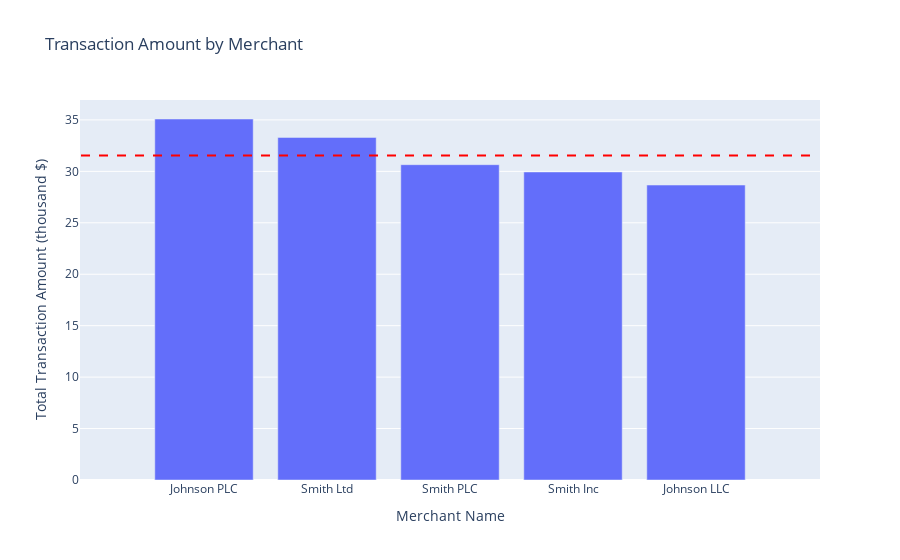

Here is the notebook cell this chart was saved with:
### Markdown cell above
According to the data, top 5 merchants with highest transaction amount are those with name prefix are Johnson and Smith. For further confirmation if those with same prefix are the same company, business knowledge is needed

### Code cell
# Group the data by 'MerchantName' and calculate the sum of transaction amounts
merchant_groups = df.groupby('MerchantName')['TransactionAmount'].sum().divide(10**3).round(2).nlargest(5)

# Calculate the mean of the TransactionAmount
mean_transaction_amount = merchant_groups.mean()

# Create a bar chart using Plotly Express
fig = px.bar(merchant_groups, x=merchant_groups.index, y='TransactionAmount', title='Transaction Amount by Merchant')
fig.update_xaxes(title_text='Merchant Name')
fig.update_yaxes(title_text='Total Transaction Amount (thousand $)')

# Add a horizontal line for the mean value
fig.add_shape(
    type='line',
    x0=-1,
    x1=len(merchant_groups),
    y0=mean_transaction_amount,
    y1=mean_transaction_amount,
    line=dict(color='red', dash='dash'),
    name='Mean Transaction Amount'
)

# Show the interactive chart
fig.show()

### Figure 1 — Plotly figure (JSON) as saved in the notebook; plotly's stock layout.template omitted (floating-point values rounded to 4 significant figures)
{"data": [{"alignmentgroup": "True", "hovertemplate": "MerchantName=%{x}<br>TransactionAmount=%{y}<extra></extra>", "legendgroup": "", "marker": {"color": "#636efa", "pattern": {"shape": ""}}, "name": "", "offsetgroup": "", "orientation": "v", "showlegend": false, "textposition": "auto", "type": "bar", "x": ["Johnson PLC", "Smith Ltd", "Smith PLC", "Smith Inc", "Johnson LLC"], "xaxis": "x", "y": [35.09, 33.3, 30.65, 29.94, 28.67], "yaxis": "y"}], "layout": {"barmode": "relative", "legend": {"tracegroupgap": 0}, "shapes": [{"line": {"color": "red", "dash": "dash"}, "name": "Mean Transaction Amount", "type": "line", "x0": -1, "x1": 5, "y0": 31.53, "y1": 31.53}], "title": {"text": "Transaction Amount by Merchant"}, "xaxis": {"anchor": "y", "domain": [0, 1], "title": {"text": "Merchant Name"}}, "yaxis": {"anchor": "x", "domain": [0, 1], "title": {"text": "Total Transaction Amount (thousand $)"}}}}
